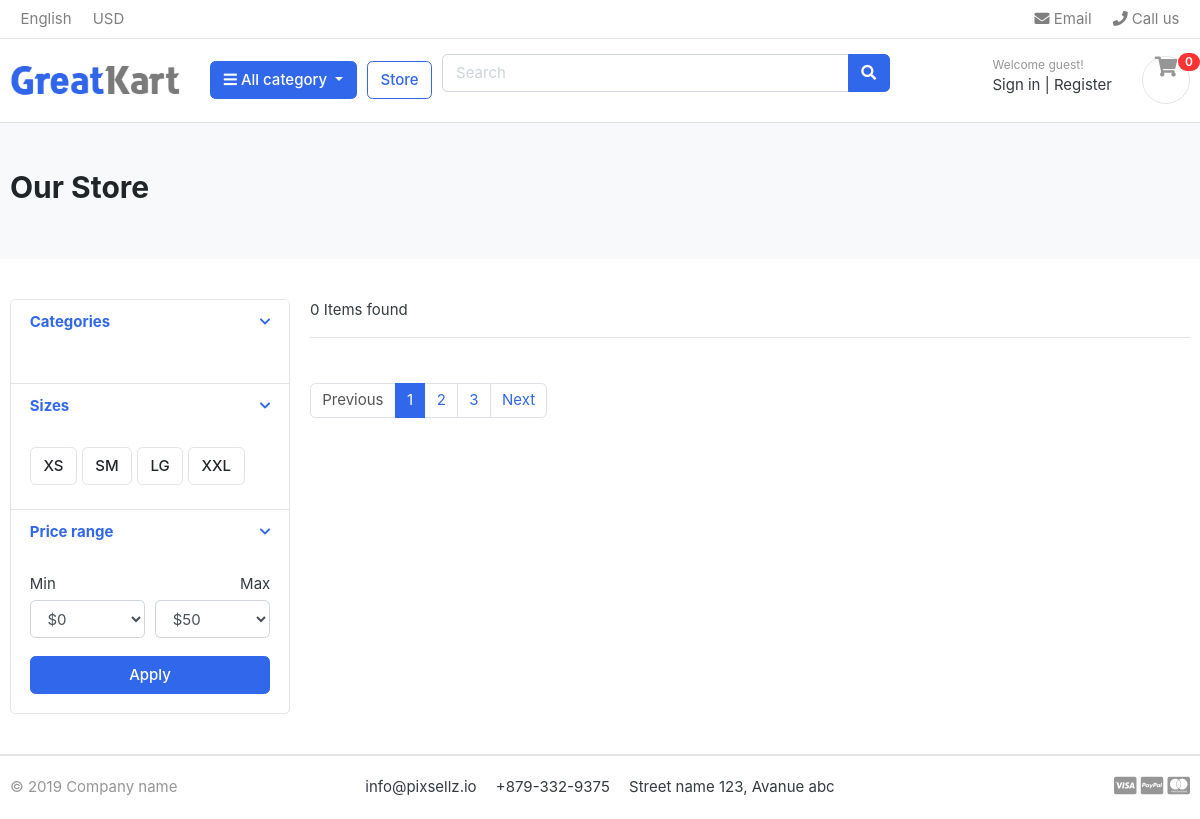
Page /store on the earlier database version.
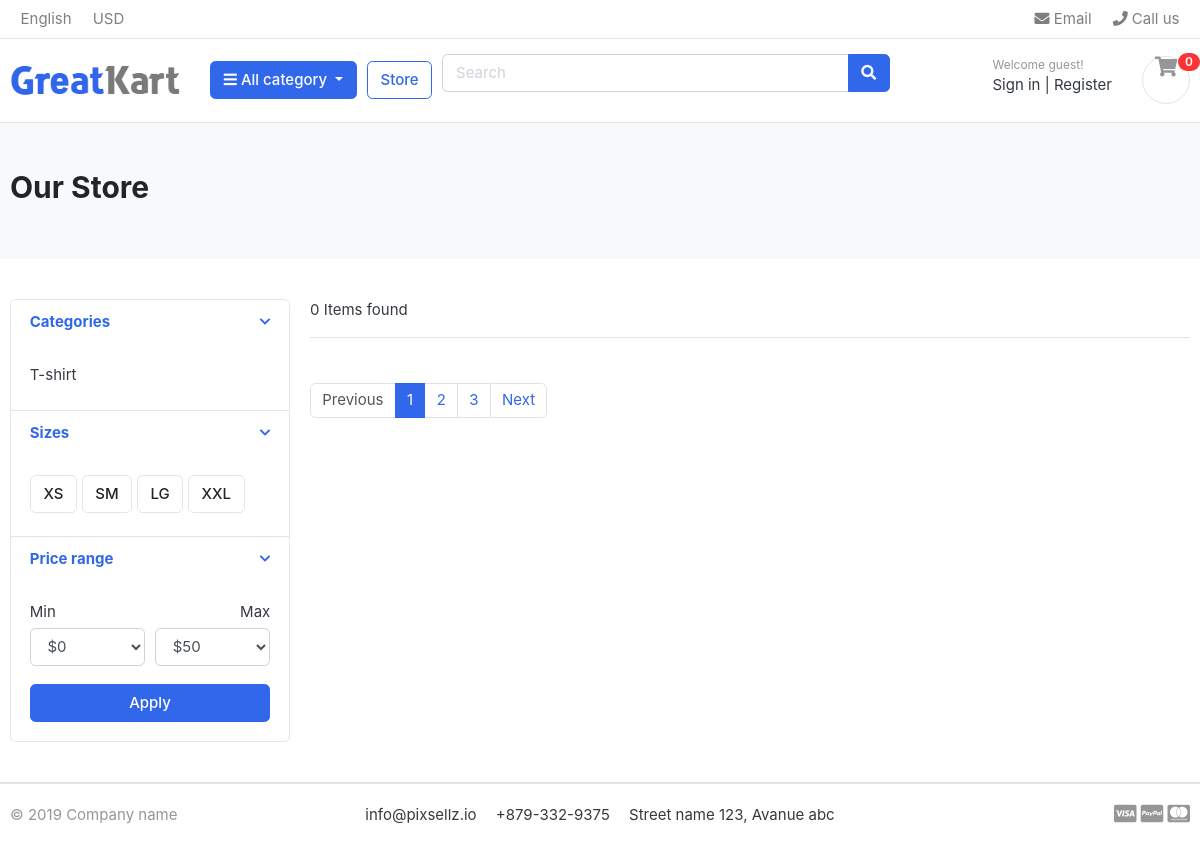
Same page on the later database version.
### core/models.py (models this page shows, shortened)
class Category(models.Model):
    category_name =  models.CharField(max_length=255)
    slug = models.SlugField(max_length=100, unique=True)
    description = models.TextField(blank=True)
    cat_image = models.ImageField(upload_to='categories', blank=True)

### core/views.py (the view)
# urls.py: path("store",store, name="store" ),
def store(request, slug=None):
    products = None
    if slug:
        products = Product.objects.all().filter(category=slug)
    else:
        products = Product.objects.all().filter(is_avaliabel=True)
        pagin= Paginator(products, 3)
        page = request.GET.get('page')
        page_product = pagin.get_page(page)
        print(page_product)
    cate= Category.objects.all()
    s = products.count()
    return render(request, 'core/store.html', {'products': page_product , 's': s, 'categor':cate})

### cart/context_processor.py (called while the page is built)
def menu_linkess(request):
    cart_count = 0
    try:
        cart = Cart.objects.filter(cart_id=_card_id(request))
        cart_items = CartItem.objects.all().filter(cart=cart[:1])
        for item in cart_items:
            cart_count += item.quantity
    except Cart.DoesNotExist:
        cart_count = 0
    return dict(cart_count=cart_count)

### cart/views.py (called while the page is built)
def _card_id(request):
    cart = request.session.session_key
    if not cart:
        cart = request.session.create()
    return cart

### core/context_proccessor.py (called while the page is built)
def menu_links(request):
    linkes = Category.objects.all()
    return dict(linkes=linkes)

### core/templates/core/store.html (shortened to what this page needs)
{% extends 'core/base.html' %}
{% block content %}
<section class="section-pagetop bg">
<div class="container">
	<h2 class="title-page">Our Store</h2>
</div>
</section>
<section class="section-content padding-y">
<div class="container">
<div class="row">
	<aside class="col-md-3">
<div class="card">
	<article class="filter-group">
		<header class="card-header">
			<a href="#" data-toggle="collapse" data-target="#collapse_1" aria-expanded="true" class="">
				<i class="icon-control fa fa-chevron-down"></i>
				<h6 class="title">Categories</h6>
			</a>
		</header>
		<div class="filter-content collapse show" id="collapse_1" style="">
			<div class="card-body">
				<ul class="list-menu">
                    {% for ca in categor %}
				<li><a href="{% url 'store_slug' ca.id  %}">{{ca.category_name}}  </a></li>
				{% endfor %}
				</ul>
			</div>
		</div>
	</article>
	<article class="filter-group">
		<header class="card-header">
			<a href="#" data-toggle="collapse" data-target="#collapse_4" aria-expanded="true" class="">
				<i class="icon-control fa fa-chevron-down"></i>
				<h6 class="title">Sizes </h6>
			</a>
		</header>
		<div class="filter-content collapse show" id="collapse_4" style="">
			<div class="card-body">
			  <label class="checkbox-btn">
			    <span class="btn btn-light"> XS </span>
			  </label>
			  <label class="checkbox-btn">
			    <span class="btn btn-light"> SM </span>
			  </label>
			  <label class="checkbox-btn">
			    <span class="btn btn-light"> LG </span>
			  </label>
			  <label class="checkbox-btn">
			    <span class="btn btn-light"> XXL </span>
			  </label>
		</div>
		</div>
	</article>
	<article class="filter-group">
		<header class="card-header">
			<a href="#" data-toggle="collapse" data-target="#collapse_3" aria-expanded="true" class="">
				<i class="icon-control fa fa-chevron-down"></i>
				<h6 class="title">Price range </h6>
			</a>
		</header>
		<div class="filter-content collapse show" id="collapse_3" style="">
			<div class="card-body">
				<div class="form-row">
				<div class="form-group col-md-6">
				  <label>Min</label>
				  	<select class="mr-2 form-control">
						<option value="0">$0</option>
					</select>
				</div>
				<div class="form-group text-right col-md-6">
				  <label>Max</label>
				  	<select class="mr-2 form-control">
						<option value="50">$50</option>
					</select>
				</div>
				</div>
				<button class="btn btn-block btn-primary">Apply</button>
			</div>
		</div>
	</article>
</div>
	</aside>
	<main class="col-md-9">
<header class="border-bottom mb-4 pb-3">
		<div class="form-inline">
			<span class="mr-md-auto">{{ s }} Items found </span>
		</div>
</header>
<nav class="mt-4" aria-label="Page navigation sample">
  <ul class="pagination">
    <li class="page-item disabled"><a class="page-link" href="#">Previous</a></li>
    <li class="page-item active"><a class="page-link" href="#">1</a></li>
    <li class="page-item"><a class="page-link" href="#">2</a></li>
    <li class="page-item"><a class="page-link" href="#">3</a></li>
    <li class="page-item"><a class="page-link" href="#">Next</a></li>
  </ul>
</nav>
	</main>
</div>
</div>
</section>
{% endblock %}

### core/templates/core/base.html (shortened to what this page needs)
{% load static %}
{% include 'core/nav.html' %}
<link href="{% static 'css/bootstrap.css' %}" rel="stylesheet" type="text/css"/>
<link href="{% static 'fonts/fontawesome/css/all.min.css' %}" type="text/css" rel="stylesheet">
<link href="{% static 'css/ui.css' %}" rel="stylesheet" type="text/css"/>
<link href="{% static 'css/responsive.css' %}" rel="stylesheet" media="only screen and (max-width: 1200px)" />
{% block content %}
{% endblock %}
{% include 'core/footer.html' %}

### core/templates/core/nav.html (shortened to what this page needs)
{% load static %}
<header class="section-header">
	<nav class="navbar p-md-0 navbar-expand-sm navbar-light border-bottom">
	<div class="container">
	  <div class="collapse navbar-collapse" id="navbarTop4">
		<ul class="navbar-nav mr-auto">
			<li class="nav-item dropdown">
				 <a href="#" class="nav-link">   English </a>
			</li>
			<li class="nav-item dropdown">
				<a href="#" class="nav-link"> USD </a>
			</li>
		</ul>
		<ul class="navbar-nav">
			<li><a href="#" class="nav-link"> <i class="fa fa-envelope"></i> Email </a></li>
			<li><a href="#" class="nav-link"> <i class="fa fa-phone"></i> Call us </a></li>
		</ul>
	  </div>
	</div>
	</nav>
	<section class="header-main border-bottom">
		<div class="container">
	<div class="row align-items-center">
		<div class="col-lg-2 col-md-3 col-6">
			<a href="./" class="brand-wrap">
				<img class="logo" src="{% static 'images/logo.png' %}">
			</a>
		</div>
		<div class="col-lg col-sm col-md col-6 flex-grow-0">
			<div class="category-wrap dropdown d-inline-block float-right">
				<button type="button" class="btn btn-primary dropdown-toggle" data-toggle="dropdown">
					<i class="fa fa-bars"></i> All category
				</button>
			</div>
		</div>
		<a href="./store.html" class="btn btn-outline-primary">Store</a>
		<div class="col-lg  col-md-6 col-sm-12 col">
			<form action="#" class="search">
				<div class="input-group w-100">
					<input type="text" class="form-control" style="width:60%;" placeholder="Search">
					<div class="input-group-append">
					  <button class="btn btn-primary" type="submit">
						<i class="fa fa-search"></i>
					  </button>
					</div>
				</div>
			</form>
		</div>
		<div class="col-lg-3 col-sm-6 col-8 order-2 order-lg-3">
					<div class="d-flex justify-content-end mb-3 mb-lg-0">
						<div class="widget-header">
							<small class="title text-muted">Welcome guest!</small>
							<div>
								<a href="./signin.html">Sign in</a> <span class="dark-transp"> | </span>
								<a href="./register.html"> Register</a>
							</div>
						</div>
						<a href="{% url 'cart' %}" class="widget-header pl-3 ml-3">
							<div class="icon icon-sm rounded-circle border"><i class="fa fa-shopping-cart"></i></div>
							<span class="badge badge-pill badge-danger notify">{{cart_count}}</span>
						</a>
					</div>
				</div>
	</div>
		</div>
	</section>
	</header>

### core/templates/core/footer.html
{% load static %}
<footer class="section-footer border-top">
	<div class="container">
		<section class="footer-bottom border-top row">
			<div class="col-md-2">
				<p class="text-muted"> &copy 2019 Company name </p>
			</div>
			<div class="col-md-8 text-md-center">
				<span  class="px-2">info@pixsellz.io</span>
				<span  class="px-2">+879-332-9375</span>
				<span  class="px-2">Street name 123, Avanue abc</span>
			</div>
			<div class="col-md-2 text-md-right text-muted">
				<i class="fab fa-lg fa-cc-visa"></i>
				<i class="fab fa-lg fa-cc-paypal"></i>
				<i class="fab fa-lg fa-cc-mastercard"></i>
			</div>
		</section>
	</div>
</footer>

### static/css/ui.css (style rules this page uses)
.icon-xs, .icon-sm, .icon-md, .icon-lg { display: inline-block; text-align: center; flex-shrink: 0; flex-grow: 0; }
.icon-sm { width: 48px; height: 48px; line-height: 48px !important; font-size: 20px; }
.padding-y { padding-top: 40px; padding-bottom: 40px; }
article:after, .form-group:after { display: block; clear: both; content: ""; }
.bg { background-color: #f8f9fa; }
.title-page { color: #212529; }
p:last-child { margin-bottom: 0; }
.header-main { position: relative; padding-top: 1rem; padding-bottom: 1rem; }
.brand-wrap .logo, .navbar-brand .logo { margin-right: 7px; max-height: 42px; display: inline-block; }
.widget-header { display: inline-block; vertical-align: middle; position: relative; }
.widget-header a { color: #343a40; }
.widget-header i { color: #969696; }
.widget-header .title { display: block; }
.widget-header .notify { position: absolute; top: -3px; right: -10px; }
.footer-bottom { padding-top: 20px; padding-bottom: 20px; }
.btn-light { background-color: #fff; border-color: #e4e4e4; }
[class*=list-] li:after { visibility: hidden; display: block; content: ""; overflow: hidden; height: 0; clear: both; }
.list-menu { list-style: none; margin: 0; padding-left: 0; }
.list-menu li { margin-bottom: 5px; }
.list-menu a { color: #343a40; }
.notify { position: absolute; top: -4px; right: -10px; display: inline-block; padding: 0.25em 0.6em; font-size: 12px; line-height: 1; text-align: center; border-radius: 3rem; color: #fff; background-color: #fa3434; }
.icon-control { margin-top: 5px; float: right; font-size: 80%; }
.card-header .title { margin-bottom: 0; line-height: 1.5; }
.filter-group { border-bottom: 1px solid #e4e4e4; }
.filter-group .card-header { border-bottom: 0; }
.filter-group:last-child { border-bottom: 0; }
.checkbox-btn { position: relative; }
.section-pagetop { padding: 45px 0; }

Differences in the rows shown:
added Category: category_name "T-shirt"
